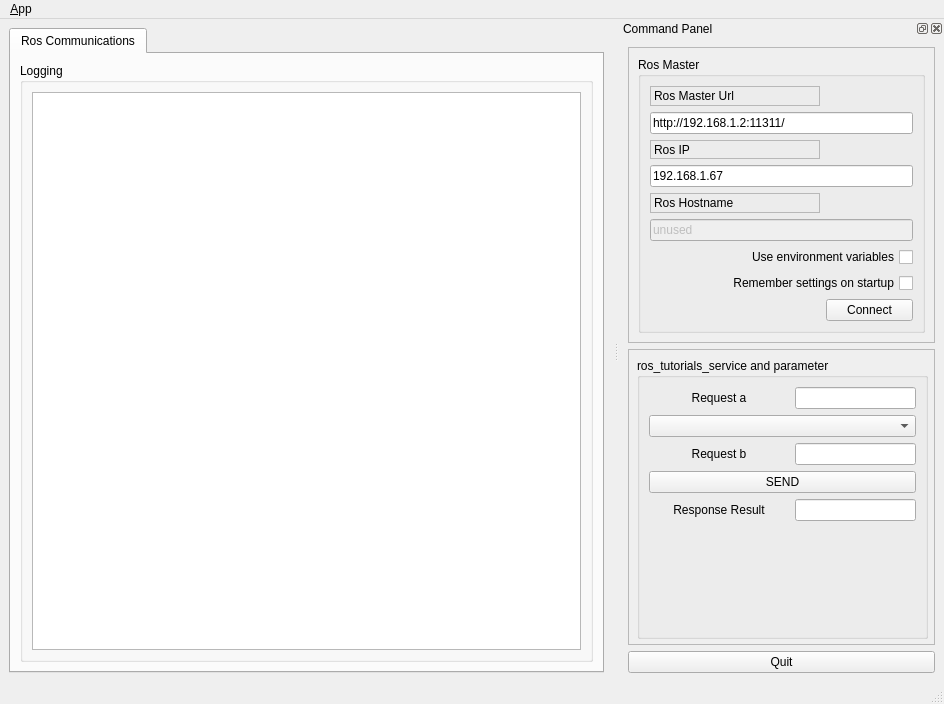
<?xml version="1.0" encoding="UTF-8"?>
<ui version="4.0">
 <class>MainWindowDesign</class>
 <widget class="QMainWindow" name="MainWindowDesign">
  <property name="geometry">
   <rect>
    <x>0</x>
    <y>0</y>
    <width>944</width>
    <height>704</height>
   </rect>
  </property>
  <property name="windowTitle">
   <string>QRosApp</string>
  </property>
  <property name="windowIcon">
   <iconset resource="../resources/images.qrc">
    <normaloff>:/images/icon.png</normaloff>:/images/icon.png</iconset>
  </property>
  <property name="locale">
   <locale language="English" country="Australia"/>
  </property>
  <widget class="QWidget" name="centralwidget">
   <layout class="QHBoxLayout">
    <item>
     <widget class="QTabWidget" name="tab_manager">
      <property name="minimumSize">
       <size>
        <width>100</width>
        <height>0</height>
       </size>
      </property>
      <property name="locale">
       <locale language="English" country="Australia"/>
      </property>
      <property name="currentIndex">
       <number>0</number>
      </property>
      <widget class="QWidget" name="tab_status">
       <attribute name="title">
        <string>Ros Communications</string>
       </attribute>
       <layout class="QVBoxLayout" name="verticalLayout_2">
        <item>
         <widget class="QGroupBox" name="groupBox_12">
          <property name="sizePolicy">
           <sizepolicy hsizetype="MinimumExpanding" vsizetype="Preferred">
            <horstretch>0</horstretch>
            <verstretch>0</verstretch>
           </sizepolicy>
          </property>
          <property name="title">
           <string>Logging</string>
          </property>
          <layout class="QGridLayout" name="gridLayout_3">
           <item row="0" column="0">
            <widget class="QListView" name="view_logging"/>
           </item>
          </layout>
         </widget>
        </item>
       </layout>
      </widget>
     </widget>
    </item>
   </layout>
  </widget>
  <widget class="QMenuBar" name="menubar">
   <property name="geometry">
    <rect>
     <x>0</x>
     <y>0</y>
     <width>944</width>
     <height>19</height>
    </rect>
   </property>
   <widget class="QMenu" name="menu_File">
    <property name="title">
     <string>&amp;App</string>
    </property>
    <addaction name="action_Preferences"/>
    <addaction name="separator"/>
    <addaction name="actionAbout"/>
    <addaction name="actionAbout_Qt"/>
    <addaction name="separator"/>
    <addaction name="action_Quit"/>
   </widget>
   <addaction name="menu_File"/>
  </widget>
  <widget class="QStatusBar" name="statusbar"/>
  <widget class="QDockWidget" name="dock_status">
   <property name="sizePolicy">
    <sizepolicy hsizetype="Minimum" vsizetype="Preferred">
     <horstretch>0</horstretch>
     <verstretch>0</verstretch>
    </sizepolicy>
   </property>
   <property name="minimumSize">
    <size>
     <width>325</width>
     <height>571</height>
    </size>
   </property>
   <property name="allowedAreas">
    <set>Qt::RightDockWidgetArea</set>
   </property>
   <property name="windowTitle">
    <string>Command Panel</string>
   </property>
   <attribute name="dockWidgetArea">
    <number>2</number>
   </attribute>
   <widget class="QWidget" name="dockWidgetContents_2">
    <layout class="QVBoxLayout" name="verticalLayout">
     <item>
      <widget class="QFrame" name="frame">
       <property name="sizePolicy">
        <sizepolicy hsizetype="Minimum" vsizetype="Preferred">
         <horstretch>0</horstretch>
         <verstretch>0</verstretch>
        </sizepolicy>
       </property>
       <property name="frameShape">
        <enum>QFrame::StyledPanel</enum>
       </property>
       <property name="frameShadow">
        <enum>QFrame::Raised</enum>
       </property>
       <layout class="QVBoxLayout" name="verticalLayout_3">
        <item>
         <widget class="QGroupBox" name="groupBox">
          <property name="title">
           <string>Ros Master</string>
          </property>
          <layout class="QGridLayout" name="gridLayout">
           <item row="0" column="0">
            <widget class="QLabel" name="label">
             <property name="frameShape">
              <enum>QFrame::StyledPanel</enum>
             </property>
             <property name="frameShadow">
              <enum>QFrame::Raised</enum>
             </property>
             <property name="text">
              <string>Ros Master Url</string>
             </property>
            </widget>
           </item>
           <item row="1" column="0" colspan="2">
            <widget class="QLineEdit" name="line_edit_master">
             <property name="text">
              <string>http://192.168.1.2:11311/</string>
             </property>
            </widget>
           </item>
           <item row="2" column="0">
            <widget class="QLabel" name="label_2">
             <property name="frameShape">
              <enum>QFrame::StyledPanel</enum>
             </property>
             <property name="frameShadow">
              <enum>QFrame::Raised</enum>
             </property>
             <property name="text">
              <string>Ros IP</string>
             </property>
            </widget>
           </item>
           <item row="3" column="0" colspan="2">
            <widget class="QLineEdit" name="line_edit_host">
             <property name="text">
              <string>192.168.1.67</string>
             </property>
            </widget>
           </item>
           <item row="4" column="0">
            <widget class="QLabel" name="label_3">
             <property name="frameShape">
              <enum>QFrame::StyledPanel</enum>
             </property>
             <property name="frameShadow">
              <enum>QFrame::Raised</enum>
             </property>
             <property name="text">
              <string>Ros Hostname</string>
             </property>
            </widget>
           </item>
           <item row="5" column="0" colspan="2">
            <widget class="QLineEdit" name="line_edit_topic">
             <property name="enabled">
              <bool>false</bool>
             </property>
             <property name="text">
              <string>unused</string>
             </property>
            </widget>
           </item>
           <item row="6" column="0" colspan="2">
            <widget class="QCheckBox" name="checkbox_use_environment">
             <property name="layoutDirection">
              <enum>Qt::RightToLeft</enum>
             </property>
             <property name="text">
              <string>Use environment variables</string>
             </property>
            </widget>
           </item>
           <item row="7" column="0" colspan="2">
            <widget class="QCheckBox" name="checkbox_remember_settings">
             <property name="layoutDirection">
              <enum>Qt::RightToLeft</enum>
             </property>
             <property name="text">
              <string>Remember settings on startup</string>
             </property>
            </widget>
           </item>
           <item row="8" column="0">
            <spacer name="horizontalSpacer">
             <property name="orientation">
              <enum>Qt::Horizontal</enum>
             </property>
             <property name="sizeHint" stdset="0">
              <size>
               <width>170</width>
               <height>21</height>
              </size>
             </property>
            </spacer>
           </item>
           <item row="8" column="1">
            <widget class="QPushButton" name="button_connect">
             <property name="enabled">
              <bool>true</bool>
             </property>
             <property name="sizePolicy">
              <sizepolicy hsizetype="MinimumExpanding" vsizetype="Fixed">
               <horstretch>0</horstretch>
               <verstretch>0</verstretch>
              </sizepolicy>
             </property>
             <property name="toolTip">
              <string>Set the target to the current joint trajectory state.</string>
             </property>
             <property name="statusTip">
              <string>Clear all waypoints and set the target to the current joint trajectory state.</string>
             </property>
             <property name="text">
              <string>Connect</string>
             </property>
            </widget>
           </item>
          </layout>
         </widget>
        </item>
       </layout>
      </widget>
     </item>
     <item>
      <widget class="QFrame" name="frame_3">
       <property name="frameShape">
        <enum>QFrame::StyledPanel</enum>
       </property>
       <property name="frameShadow">
        <enum>QFrame::Raised</enum>
       </property>
       <widget class="QGroupBox" name="groupBox_2">
        <property name="geometry">
         <rect>
          <x>9</x>
          <y>9</y>
          <width>291</width>
          <height>281</height>
         </rect>
        </property>
        <property name="title">
         <string>ros_tutorials_service and parameter</string>
        </property>
        <layout class="QFormLayout" name="formLayout">
         <item row="0" column="0">
          <widget class="QLabel" name="request_a_label">
           <property name="minimumSize">
            <size>
             <width>140</width>
             <height>0</height>
            </size>
           </property>
           <property name="maximumSize">
            <size>
             <width>50</width>
             <height>16777215</height>
            </size>
           </property>
           <property name="text">
            <string>Request a</string>
           </property>
           <property name="alignment">
            <set>Qt::AlignCenter</set>
           </property>
          </widget>
         </item>
         <item row="0" column="1">
          <widget class="QLineEdit" name="request_a_lineEdit"/>
         </item>
         <item row="2" column="0" colspan="2">
          <widget class="QComboBox" name="operator_comboBox"/>
         </item>
         <item row="3" column="0">
          <widget class="QLabel" name="request_b_label">
           <property name="minimumSize">
            <size>
             <width>140</width>
             <height>0</height>
            </size>
           </property>
           <property name="text">
            <string>Request b</string>
           </property>
           <property name="alignment">
            <set>Qt::AlignCenter</set>
           </property>
          </widget>
         </item>
         <item row="3" column="1">
          <widget class="QLineEdit" name="request_b_lineEdit"/>
         </item>
         <item row="4" column="0" colspan="2">
          <widget class="QPushButton" name="send_pushButton">
           <property name="text">
            <string>SEND</string>
           </property>
          </widget>
         </item>
         <item row="5" column="0">
          <widget class="QLabel" name="response_result_label">
           <property name="minimumSize">
            <size>
             <width>140</width>
             <height>0</height>
            </size>
           </property>
           <property name="text">
            <string>Response Result</string>
           </property>
           <property name="alignment">
            <set>Qt::AlignCenter</set>
           </property>
          </widget>
         </item>
         <item row="5" column="1">
          <widget class="QLineEdit" name="response_result_lineEdit"/>
         </item>
        </layout>
       </widget>
      </widget>
     </item>
     <item>
      <widget class="QPushButton" name="quit_button">
       <property name="sizePolicy">
        <sizepolicy hsizetype="MinimumExpanding" vsizetype="Fixed">
         <horstretch>0</horstretch>
         <verstretch>0</verstretch>
        </sizepolicy>
       </property>
       <property name="text">
        <string>Quit</string>
       </property>
      </widget>
     </item>
    </layout>
   </widget>
  </widget>
  <action name="action_Quit">
   <property name="text">
    <string>&amp;Quit</string>
   </property>
   <property name="shortcut">
    <string>Ctrl+Q</string>
   </property>
   <property name="shortcutContext">
    <enum>Qt::ApplicationShortcut</enum>
   </property>
  </action>
  <action name="action_Preferences">
   <property name="text">
    <string>&amp;Preferences</string>
   </property>
  </action>
  <action name="actionAbout">
   <property name="text">
    <string>&amp;About</string>
   </property>
  </action>
  <action name="actionAbout_Qt">
   <property name="text">
    <string>About &amp;Qt</string>
   </property>
  </action>
 </widget>
 <resources>
  <include location="../resources/images.qrc"/>
 </resources>
 <connections>
  <connection>
   <sender>action_Quit</sender>
   <signal>triggered()</signal>
   <receiver>MainWindowDesign</receiver>
   <slot>close()</slot>
   <hints>
    <hint type="sourcelabel">
     <x>-1</x>
     <y>-1</y>
    </hint>
    <hint type="destinationlabel">
     <x>399</x>
     <y>299</y>
    </hint>
   </hints>
  </connection>
  <connection>
   <sender>quit_button</sender>
   <signal>clicked()</signal>
   <receiver>MainWindowDesign</receiver>
   <slot>close()</slot>
   <hints>
    <hint type="sourcelabel">
     <x>859</x>
     <y>552</y>
    </hint>
    <hint type="destinationlabel">
     <x>469</x>
     <y>299</y>
    </hint>
   </hints>
  </connection>
 </connections>
</ui>
